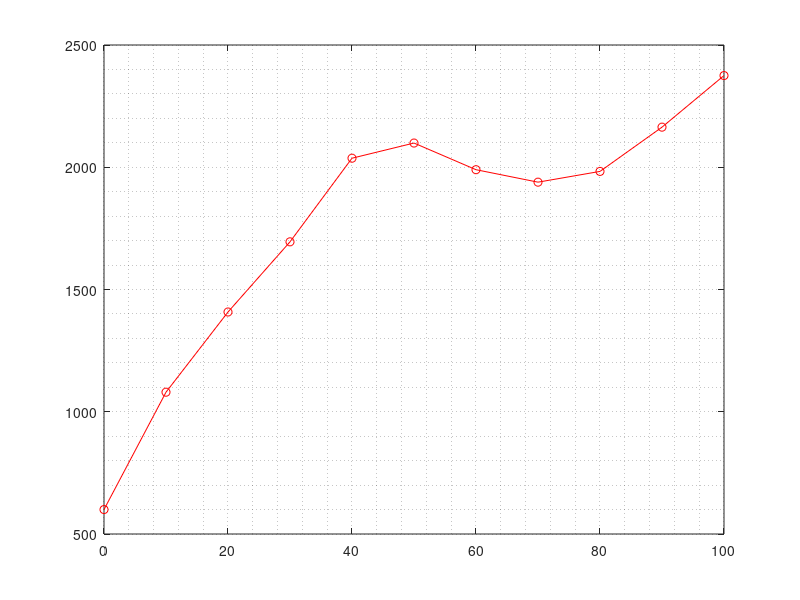

Here is the MATLAB script that generated this plot: (Note: this script raises an error after producing the figure.)
A = importdata('mutex_lock_-c.txt');
B = importdata('spin_lock_-c.txt');
C = importdata('my_spinTAS_lock_-c.txt');
D = importdata('my_mutex_lock_-c.txt');
E = importdata('my_spinTTAS_lock_-c.txt');
F = importdata('my_queue_lock_-c.txt');

a=A';
b=B';
c=C';
d=D';
e=E';
f=F';
x1=0:10:100;

figure('Color',[0.8 0.8 0.8]);
%p = polyfit(x,a,1);
%y1 = polyval(p,x);

plot(x1,a,'-o','Color','red');
hold on

grid minor
ax = gca;
ax.XMinorGrid = 'off';
set(gca,'FontSize',15);

title('Time vs WorkInsideCS','FontSize',20);
ylabel('time(ms)','FontSize',20);
xlabel('WorkInsideCS','FontSize',20);
ylim([0 4000]);
xlim([0 100]);

plot(x1,b,'-o','Color','black');
plot(x1,c,'-o','Color','magenta');
plot(x1,d,'-o','Color','cyan');
plot(x1,e,'-o','Color','green');
plot(x1,f,'-o','Color','blue');

l = legend('pthr mutex','pthr spin','mySpinTAS','mySpinTTAS','myMutex','myQueue','Location','southeastoutside');
set(l,'FontSize',20);
